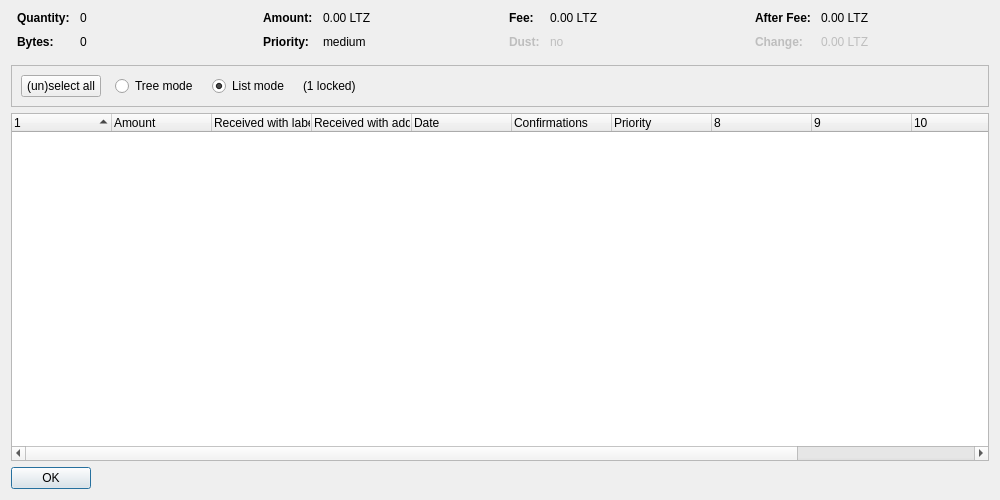
<?xml version="1.0" encoding="UTF-8"?>
<ui version="4.0">
 <class>CoinControlDialog</class>
 <widget class="QDialog" name="CoinControlDialog">
  <property name="geometry">
   <rect>
    <x>0</x>
    <y>0</y>
    <width>1000</width>
    <height>500</height>
   </rect>
  </property>
  <property name="windowTitle">
   <string>Coin Selection</string>
  </property>
  <layout class="QVBoxLayout" name="verticalLayout">
   <item>
    <layout class="QHBoxLayout" name="horizontalLayoutTop" stretch="0,0,0,0">
     <property name="topMargin">
      <number>0</number>
     </property>
     <property name="bottomMargin">
      <number>10</number>
     </property>
     <item>
      <layout class="QFormLayout" name="formLayoutCoinControl1">
       <property name="horizontalSpacing">
        <number>10</number>
       </property>
       <property name="verticalSpacing">
        <number>10</number>
       </property>
       <property name="leftMargin">
        <number>6</number>
       </property>
       <property name="rightMargin">
        <number>6</number>
       </property>
       <item row="0" column="0">
        <widget class="QLabel" name="labelCoinControlQuantityText">
         <property name="font">
          <font>
           <weight>75</weight>
           <bold>true</bold>
          </font>
         </property>
         <property name="text">
          <string>Quantity:</string>
         </property>
        </widget>
       </item>
       <item row="0" column="1">
        <widget class="QLabel" name="labelCoinControlQuantity">
         <property name="cursor">
          <cursorShape>IBeamCursor</cursorShape>
         </property>
         <property name="contextMenuPolicy">
          <enum>Qt::ActionsContextMenu</enum>
         </property>
         <property name="text">
          <string notr="true">0</string>
         </property>
         <property name="textInteractionFlags">
          <set>Qt::LinksAccessibleByMouse|Qt::TextSelectableByKeyboard|Qt::TextSelectableByMouse</set>
         </property>
        </widget>
       </item>
       <item row="1" column="0">
        <widget class="QLabel" name="labelCoinControlBytesText">
         <property name="font">
          <font>
           <weight>75</weight>
           <bold>true</bold>
          </font>
         </property>
         <property name="text">
          <string>Bytes:</string>
         </property>
        </widget>
       </item>
       <item row="1" column="1">
        <widget class="QLabel" name="labelCoinControlBytes">
         <property name="cursor">
          <cursorShape>IBeamCursor</cursorShape>
         </property>
         <property name="contextMenuPolicy">
          <enum>Qt::ActionsContextMenu</enum>
         </property>
         <property name="text">
          <string notr="true">0</string>
         </property>
         <property name="textInteractionFlags">
          <set>Qt::LinksAccessibleByMouse|Qt::TextSelectableByKeyboard|Qt::TextSelectableByMouse</set>
         </property>
        </widget>
       </item>
      </layout>
     </item>
     <item>
      <layout class="QFormLayout" name="formLayoutCoinControl2">
       <property name="horizontalSpacing">
        <number>10</number>
       </property>
       <property name="verticalSpacing">
        <number>10</number>
       </property>
       <property name="leftMargin">
        <number>6</number>
       </property>
       <property name="rightMargin">
        <number>6</number>
       </property>
       <item row="0" column="0">
        <widget class="QLabel" name="labelCoinControlAmountText">
         <property name="font">
          <font>
           <weight>75</weight>
           <bold>true</bold>
          </font>
         </property>
         <property name="text">
          <string>Amount:</string>
         </property>
        </widget>
       </item>
       <item row="0" column="1">
        <widget class="QLabel" name="labelCoinControlAmount">
         <property name="cursor">
          <cursorShape>IBeamCursor</cursorShape>
         </property>
         <property name="contextMenuPolicy">
          <enum>Qt::ActionsContextMenu</enum>
         </property>
         <property name="text">
          <string notr="true">0.00 LTZ</string>
         </property>
         <property name="textInteractionFlags">
          <set>Qt::LinksAccessibleByMouse|Qt::TextSelectableByKeyboard|Qt::TextSelectableByMouse</set>
         </property>
        </widget>
       </item>
       <item row="1" column="0">
        <widget class="QLabel" name="labelCoinControlPriorityText">
         <property name="font">
          <font>
           <weight>75</weight>
           <bold>true</bold>
          </font>
         </property>
         <property name="text">
          <string>Priority:</string>
         </property>
        </widget>
       </item>
       <item row="1" column="1">
        <widget class="QLabel" name="labelCoinControlPriority">
         <property name="cursor">
          <cursorShape>IBeamCursor</cursorShape>
         </property>
         <property name="contextMenuPolicy">
          <enum>Qt::ActionsContextMenu</enum>
         </property>
         <property name="text">
          <string notr="true">medium</string>
         </property>
         <property name="textInteractionFlags">
          <set>Qt::LinksAccessibleByMouse|Qt::TextSelectableByKeyboard|Qt::TextSelectableByMouse</set>
         </property>
        </widget>
       </item>
      </layout>
     </item>
     <item>
      <layout class="QFormLayout" name="formLayoutCoinControl3">
       <property name="horizontalSpacing">
        <number>10</number>
       </property>
       <property name="verticalSpacing">
        <number>10</number>
       </property>
       <property name="leftMargin">
        <number>6</number>
       </property>
       <property name="rightMargin">
        <number>6</number>
       </property>
       <item row="0" column="0">
        <widget class="QLabel" name="labelCoinControlFeeText">
         <property name="font">
          <font>
           <weight>75</weight>
           <bold>true</bold>
          </font>
         </property>
         <property name="text">
          <string>Fee:</string>
         </property>
        </widget>
       </item>
       <item row="0" column="1">
        <widget class="QLabel" name="labelCoinControlFee">
         <property name="cursor">
          <cursorShape>IBeamCursor</cursorShape>
         </property>
         <property name="contextMenuPolicy">
          <enum>Qt::ActionsContextMenu</enum>
         </property>
         <property name="text">
          <string notr="true">0.00 LTZ</string>
         </property>
         <property name="textInteractionFlags">
          <set>Qt::LinksAccessibleByMouse|Qt::TextSelectableByKeyboard|Qt::TextSelectableByMouse</set>
         </property>
        </widget>
       </item>
       <item row="1" column="0">
        <widget class="QLabel" name="labelCoinControlLowOutputText">
         <property name="enabled">
          <bool>false</bool>
         </property>
         <property name="font">
          <font>
           <weight>75</weight>
           <bold>true</bold>
          </font>
         </property>
         <property name="text">
          <string>Dust:</string>
         </property>
        </widget>
       </item>
       <item row="1" column="1">
        <widget class="QLabel" name="labelCoinControlLowOutput">
         <property name="enabled">
          <bool>false</bool>
         </property>
         <property name="cursor">
          <cursorShape>IBeamCursor</cursorShape>
         </property>
         <property name="contextMenuPolicy">
          <enum>Qt::ActionsContextMenu</enum>
         </property>
         <property name="text">
          <string notr="true">no</string>
         </property>
         <property name="textInteractionFlags">
          <set>Qt::LinksAccessibleByMouse|Qt::TextSelectableByKeyboard|Qt::TextSelectableByMouse</set>
         </property>
        </widget>
       </item>
      </layout>
     </item>
     <item>
      <layout class="QFormLayout" name="formLayoutCoinControl4">
       <property name="horizontalSpacing">
        <number>10</number>
       </property>
       <property name="verticalSpacing">
        <number>10</number>
       </property>
       <property name="leftMargin">
        <number>6</number>
       </property>
       <property name="rightMargin">
        <number>6</number>
       </property>
       <item row="0" column="0">
        <widget class="QLabel" name="labelCoinControlAfterFeeText">
         <property name="font">
          <font>
           <weight>75</weight>
           <bold>true</bold>
          </font>
         </property>
         <property name="text">
          <string>After Fee:</string>
         </property>
        </widget>
       </item>
       <item row="0" column="1">
        <widget class="QLabel" name="labelCoinControlAfterFee">
         <property name="cursor">
          <cursorShape>IBeamCursor</cursorShape>
         </property>
         <property name="contextMenuPolicy">
          <enum>Qt::ActionsContextMenu</enum>
         </property>
         <property name="text">
          <string notr="true">0.00 LTZ</string>
         </property>
         <property name="textInteractionFlags">
          <set>Qt::LinksAccessibleByMouse|Qt::TextSelectableByKeyboard|Qt::TextSelectableByMouse</set>
         </property>
        </widget>
       </item>
       <item row="1" column="0">
        <widget class="QLabel" name="labelCoinControlChangeText">
         <property name="enabled">
          <bool>false</bool>
         </property>
         <property name="font">
          <font>
           <weight>75</weight>
           <bold>true</bold>
          </font>
         </property>
         <property name="text">
          <string>Change:</string>
         </property>
        </widget>
       </item>
       <item row="1" column="1">
        <widget class="QLabel" name="labelCoinControlChange">
         <property name="enabled">
          <bool>false</bool>
         </property>
         <property name="cursor">
          <cursorShape>IBeamCursor</cursorShape>
         </property>
         <property name="contextMenuPolicy">
          <enum>Qt::ActionsContextMenu</enum>
         </property>
         <property name="text">
          <string notr="true">0.00 LTZ</string>
         </property>
         <property name="textInteractionFlags">
          <set>Qt::LinksAccessibleByMouse|Qt::TextSelectableByKeyboard|Qt::TextSelectableByMouse</set>
         </property>
        </widget>
       </item>
      </layout>
     </item>
    </layout>
   </item>
   <item>
    <widget class="QFrame" name="frame">
     <property name="minimumSize">
      <size>
       <width>0</width>
       <height>40</height>
      </size>
     </property>
     <property name="frameShape">
      <enum>QFrame::StyledPanel</enum>
     </property>
     <property name="frameShadow">
      <enum>QFrame::Sunken</enum>
     </property>
     <layout class="QHBoxLayout" name="horizontalLayout">
      <item>
       <layout class="QHBoxLayout" name="horizontalLayoutPanel" stretch="0,0,0,0,0">
        <property name="spacing">
         <number>14</number>
        </property>
        <item>
         <widget class="QPushButton" name="pushButtonSelectAll">
          <property name="sizePolicy">
           <sizepolicy hsizetype="Maximum" vsizetype="Fixed">
            <horstretch>0</horstretch>
            <verstretch>0</verstretch>
           </sizepolicy>
          </property>
          <property name="text">
           <string>(un)select all</string>
          </property>
          <property name="autoDefault">
           <bool>false</bool>
          </property>
         </widget>
        </item>
        <item>
         <widget class="QRadioButton" name="radioTreeMode">
          <property name="sizePolicy">
           <sizepolicy hsizetype="Maximum" vsizetype="Fixed">
            <horstretch>0</horstretch>
            <verstretch>0</verstretch>
           </sizepolicy>
          </property>
          <property name="text">
           <string>Tree mode</string>
          </property>
         </widget>
        </item>
        <item>
         <widget class="QRadioButton" name="radioListMode">
          <property name="sizePolicy">
           <sizepolicy hsizetype="Maximum" vsizetype="Fixed">
            <horstretch>0</horstretch>
            <verstretch>0</verstretch>
           </sizepolicy>
          </property>
          <property name="text">
           <string>List mode</string>
          </property>
          <property name="checked">
           <bool>true</bool>
          </property>
         </widget>
        </item>
        <item>
         <widget class="QLabel" name="labelLocked">
          <property name="text">
           <string notr="true">(1 locked)</string>
          </property>
         </widget>
        </item>
        <item>
         <spacer name="horizontalSpacer">
          <property name="orientation">
           <enum>Qt::Horizontal</enum>
          </property>
          <property name="sizeHint" stdset="0">
           <size>
            <width>40</width>
            <height>20</height>
           </size>
          </property>
         </spacer>
        </item>
       </layout>
      </item>
     </layout>
    </widget>
   </item>
   <item>
    <widget class="CoinControlTreeWidget" name="treeWidget">
     <property name="contextMenuPolicy">
      <enum>Qt::CustomContextMenu</enum>
     </property>
     <property name="sortingEnabled">
      <bool>false</bool>
     </property>
     <property name="columnCount">
      <number>12</number>
     </property>
     <attribute name="headerShowSortIndicator" stdset="0">
      <bool>true</bool>
     </attribute>
     <attribute name="headerStretchLastSection">
      <bool>false</bool>
     </attribute>
     <column>
      <property name="text">
       <string/>
      </property>
     </column>
     <column>
      <property name="text">
       <string>Amount</string>
      </property>
     </column>
     <column>
      <property name="text">
       <string>Received with label</string>
      </property>
     </column>
     <column>
      <property name="text">
       <string>Received with address</string>
      </property>
     </column>
     <column>
      <property name="text">
       <string>Date</string>
      </property>
     </column>
     <column>
      <property name="text">
       <string>Confirmations</string>
      </property>
      <property name="toolTip">
       <string>Confirmed</string>
      </property>
     </column>
     <column>
      <property name="text">
       <string>Priority</string>
      </property>
     </column>
     <column>
      <property name="text">
       <string/>
      </property>
     </column>
     <column>
      <property name="text">
       <string/>
      </property>
     </column>
     <column>
      <property name="text">
       <string/>
      </property>
     </column>
     <column>
      <property name="text">
       <string/>
      </property>
     </column>
     <column>
      <property name="text">
       <string/>
      </property>
     </column>
    </widget>
   </item>
   <item>
    <widget class="QDialogButtonBox" name="buttonBox">
     <property name="sizePolicy">
      <sizepolicy hsizetype="Maximum" vsizetype="Fixed">
       <horstretch>0</horstretch>
       <verstretch>0</verstretch>
      </sizepolicy>
     </property>
     <property name="orientation">
      <enum>Qt::Horizontal</enum>
     </property>
     <property name="standardButtons">
      <set>QDialogButtonBox::Ok</set>
     </property>
    </widget>
   </item>
  </layout>
 </widget>
 <customwidgets>
  <customwidget>
   <class>CoinControlTreeWidget</class>
   <extends>QTreeWidget</extends>
   <header>coincontroltreewidget.h</header>
  </customwidget>
 </customwidgets>
 <resources/>
 <connections/>
</ui>
